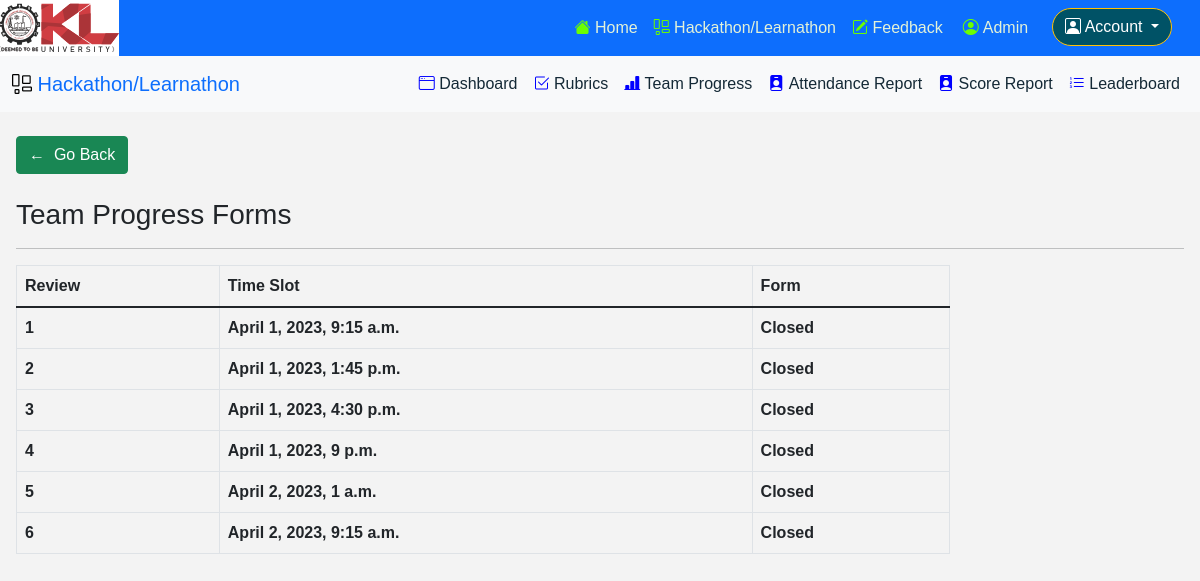
Page /hackathon/team_progress/ (signed in) on the committed database.
### pages/models.py (models this page shows)
class Review(models.Model):
    number = models.IntegerField()
    instructions = models.TextField()
    questions = models.TextField()
    score_required = models.BooleanField(default=True)
    time_of_attendance = models.TimeField(null=True)
    time_of_review = models.TimeField()
    date_of_review = models.DateField()
    attendance_open = models.BooleanField(default=True)
    scoring_open = models.BooleanField(default=True)
    team_progress_open = models.BooleanField(default=True)
    def __str__(self):
        return str(self.number)

### learnathon/views.py (the view)
# urls.py: path('team_progress/', team_progress, name='team_progress'),
def team_progress(request):
    student_group = Group.objects.get(name='STUDENT')
    if student_group not in request.user.groups.all():
        return redirect('learnathon_home')
    reviews = Review.objects.order_by('number')
    team = Student.objects.get(registration_no=request.user.username).team
    progress = [(0, False)] * len(reviews)
    for i in range(len(reviews)):
        obj = TeamProgress.objects.filter(review=reviews[i], team=team).first()
        if obj:
            progress[i] = (reviews[i], False)
        else:
            progress[i] = (reviews[i], True)
    context = {'progress': progress}
    return render(request, 'learnathon/team_progress.html', context=context)

### learnathon/templatetags/has_group.py (called while the page is built)
@register.filter(name='has_group')
def has_group(user, group_name):
    return user.groups.filter(name=group_name).exists()

### learnathon/templates/learnathon/team_progress.html (shortened to what this page needs)
{% extends 'learnathon/base.html' %}
{% block content %}
<div class="mx-3">
    <div class="my-4">
    <a class="btn btn-success" href="{% url 'learnathon_home' %}">&larr;&nbsp;&nbsp;Go Back</a>
    </div>
<h3>Team Progress Forms</h3>
<hr />
{% if progress %}
<table class="table table-bordered" style="width:80%">
    <thead>
      <tr>
        <th scope="col">Review</th>
        <th scope="col">Time Slot</th>
        <th scope="col">Form</th>
      </tr>
    </thead>
    <tbody>
        {% for pr in progress %}
        <tr>
            <th>{{pr.0}}</th>
            <th>{{pr.0.date_of_review}}, {{pr.0.time_of_attendance}}</th>
            <th>
                {% if pr.1 and pr.0.team_progress_open %}
                <a class="btn btn-success" href="{% url 'team_progress_form' review_no=pr.0 %}">Fill Form</a></li>
                {% elif not pr.0.team_progress_open %}
                Closed
                {% else %}
                Not Available
                {% endif %}
            </th>
        </tr>
        {% endfor %}
    </tbody>
  </table>
{% else %}
<p>No reviews remaining</p>
{% endif %}
</div>
{% endblock content %}

### static/css/main.css (style rules this page uses)
* { margin: 0; padding: 0; box-sizing: border-box; font-family: 'Montserrat', sans-serif; }
body { background: #f3f3f3; }

### rows in the picture
Review: number "1", date_of_review "April 1, 2023", time_of_attendance "9:15 a.m.", team_progress_open "Closed"
Review: number "2", date_of_review "April 1, 2023", time_of_attendance "1:45 p.m.", team_progress_open "Closed"
Review: number "3", date_of_review "April 1, 2023", time_of_attendance "4:30 p.m.", team_progress_open "Closed"
Review: number "4", date_of_review "April 1, 2023", time_of_attendance "9 p.m.", team_progress_open "Closed"
Review: number "5", date_of_review "April 2, 2023", time_of_attendance "1 a.m.", team_progress_open "Closed"
Review: number "6", date_of_review "April 2, 2023", time_of_attendance "9:15 a.m.", team_progress_open "Closed"
